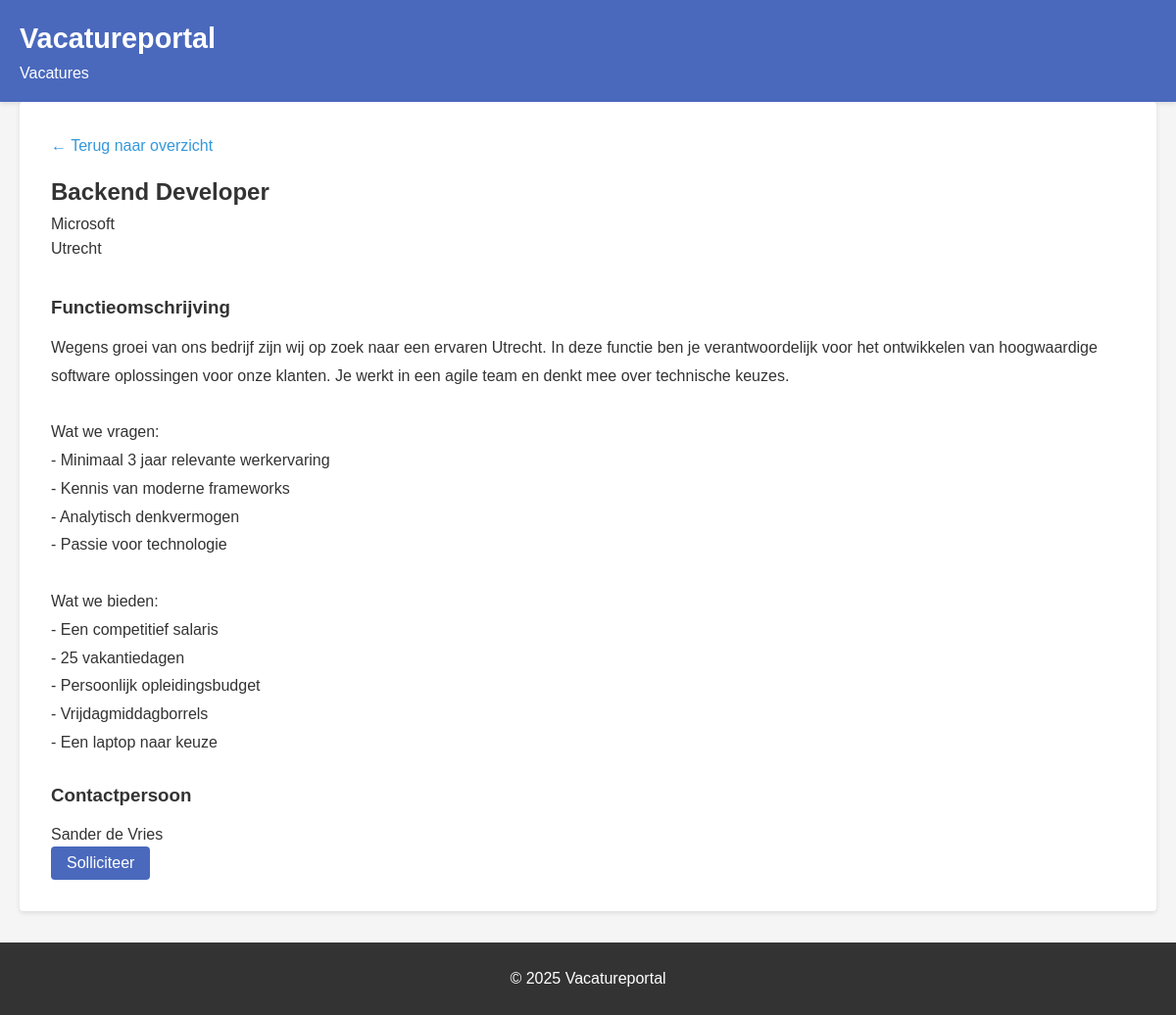
The page /index.php?page=detail&id=1 on the database as committed earlier.
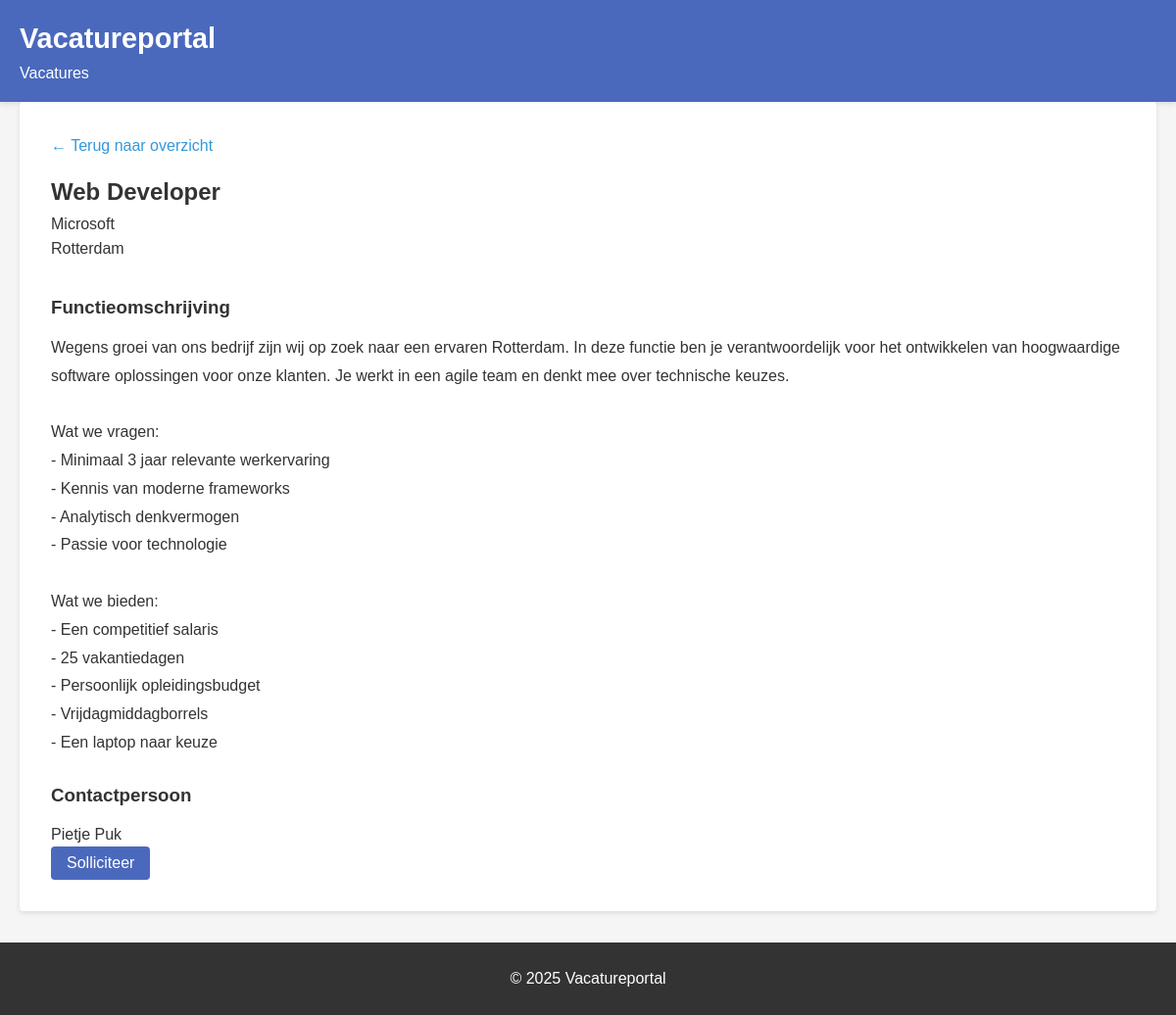
The same page on the database as committed later.
### tables this page shows
CREATE TABLE vacatures (
        id INTEGER PRIMARY KEY AUTOINCREMENT,
        titel TEXT NOT NULL,
        bedrijf TEXT NOT NULL,
        locatie TEXT NOT NULL,
        omschrijving TEXT,
        contactpersoon TEXT
    );

### app/Core/Database.php (called while the page is built)
<?php
class Database {
    private $pdo;
    public function __construct() {
        $this->pdo = new PDO('sqlite:'.__DIR__.'/../../data/database.sqlite');
        $this->pdo->setAttribute(PDO::ATTR_ERRMODE, PDO::ERRMODE_EXCEPTION);
    }
    public function query($sql, $params = []) {
        $stmt = $this->pdo->prepare($sql);
        $stmt->execute($params);
        return $stmt;
    }
}

### app/Models/Vacature.php (called while the page is built, shortened)
<?php
class Vacature {
    private $db;
    public function __construct() {
        require_once __DIR__ . '/../Core/Database.php';
        $this->db = new Database();
    }
    public function getVacatureById($id) {
        $sql = "SELECT * FROM vacatures WHERE id = ?";
        $result = $this->db->query($sql, [$id]);
        return $result->fetch(PDO::FETCH_ASSOC);
    }
}

### app/Views/detail.php (the view, shortened to what this page needs)
<?php
include_once __DIR__ . '/components/header.php';
?>
<?php if (!$vacature): ?>
    <div class="vacature-niet-gevonden">
        <h2>Vacature niet gevonden</h2>
        <p>De opgevraagde vacature bestaat niet of is niet meer beschikbaar.</p>
        <a href="/index.php" class="btn">Terug naar overzicht</a>
    </div>
<?php else: ?>
    <section class="vacature-detail">
        <div class="vacature-header">
            <a href="/index.php" class="terug-link">&larr; Terug naar overzicht</a>
            <h2><?= htmlspecialchars($vacature['titel']) ?></h2>
            <div class="meta">
                <p class="bedrijf"><?= htmlspecialchars($vacature['bedrijf']) ?></p>
                <p class="locatie"><?= htmlspecialchars($vacature['locatie']) ?></p>
            </div>
        </div>
        <div class="vacature-content">
            <h3>Functieomschrijving</h3>
            <div class="beschrijving">
                <?= nl2br(htmlspecialchars($vacature['omschrijving'])) ?>
            </div>
            <?php if (!empty($vacature['contactpersoon'])): ?>
                <div class="contactpersoon">
                    <h3>Contactpersoon</h3>
                    <p><?= htmlspecialchars($vacature['contactpersoon']) ?></p>
                </div>
            <?php endif; ?>
            <button id="solliciteer-btn" class="btn btn-primary">Solliciteer</button>
        </div>
    </section>
<?php endif; ?>
<?php
include_once __DIR__ . '/components/footer.php';
?>

### public/index.php (shortened to what this page needs)
<?php
require_once __DIR__ . '/../app/Models/Vacature.php';
$vacatureModel = new Vacature();
$page = $_GET['page'] ?? 'overzicht';
switch ($page) {
    case 'detail':
        $id = isset($_GET['id']) ? (int)$_GET['id'] : 0;
        $vacature = $vacatureModel->getVacatureById($id);
        require_once __DIR__ . '/../app/Views/detail.php';
        break;
}

### app/Views/components/header.php (shortened to what this page needs)
<!DOCTYPE html>
<html lang="nl">
<head>
    <link rel="stylesheet" href="/assets/css/style.css">
</head>
<body>
    <header>
        <div class="container">
            <h1>Vacatureportal</h1>
            <nav>
                <ul>
                    <li><a href="/index.php">Vacatures</a></li>
                </ul>
            </nav>
        </div>
    </header>
    <main class="container">

### app/Views/components/footer.php (shortened to what this page needs)
    </main>
    <footer>
        <div class="container">
            <p>&copy; <?= date('Y') ?> Vacatureportal</p>
        </div>
    </footer>
</body>
</html>

### public/assets/css/style.css (style rules this page uses)
* { margin: 0; padding: 0; box-sizing: border-box; }
body { font-family: Arial, sans-serif; line-height: 1.6; color: #333; background-color: #f5f5f5; }
.container { max-width: 1200px; margin: 0 auto; padding: 0 20px; }
header { background-color: #4a69bd; color: white; padding: 1rem 0; box-shadow: 0 2px 5px rgba(0, 0, 0, 0.1); }
header h1 { margin: 0; font-size: 1.8rem; }
header nav ul { list-style: none; display: flex; }
header nav ul li { margin-right: 1rem; }
header nav ul li a { color: white; text-decoration: none; }
main { padding: 2rem 0; }
.btn { display: inline-block; padding: 0.5rem 1rem; background-color: #3498db; color: white; border: none; border-radius: 4px; cursor: pointer; text-decoration: none; font-size: 1rem; transition: background-color 0.2s; }
.btn-primary { background-color: #4a69bd; }
.vacature-detail { background-color: white; padding: 2rem; border-radius: 4px; box-shadow: 0 2px 5px rgba(0, 0, 0, 0.1); margin-bottom: 2rem; }
.vacature-header { margin-bottom: 2rem; }
.terug-link { display: inline-block; margin-bottom: 1rem; color: #3498db; text-decoration: none; }
.vacature-content h3 { margin: 1.5rem 0 0.75rem; }
.vacature-content .beschrijving { margin-bottom: 1.5rem; line-height: 1.8; }
footer { background-color: #333; color: white; padding: 1.5rem 0; margin-top: 2rem; text-align: center; }

Rows that differ between the two databases and show on the page:
changed vacatures "Microsoft": titel "Backend Developer" → "Web Developer"; locatie "Utrecht" → "Rotterdam"; omschrijving "…zoek naar een ervaren Utrecht. In deze functie ben…" → "…zoek naar een ervaren Rotterdam. In deze functie ben…"; contactpersoon "Sander de Vries" → "Pietje Puk"
